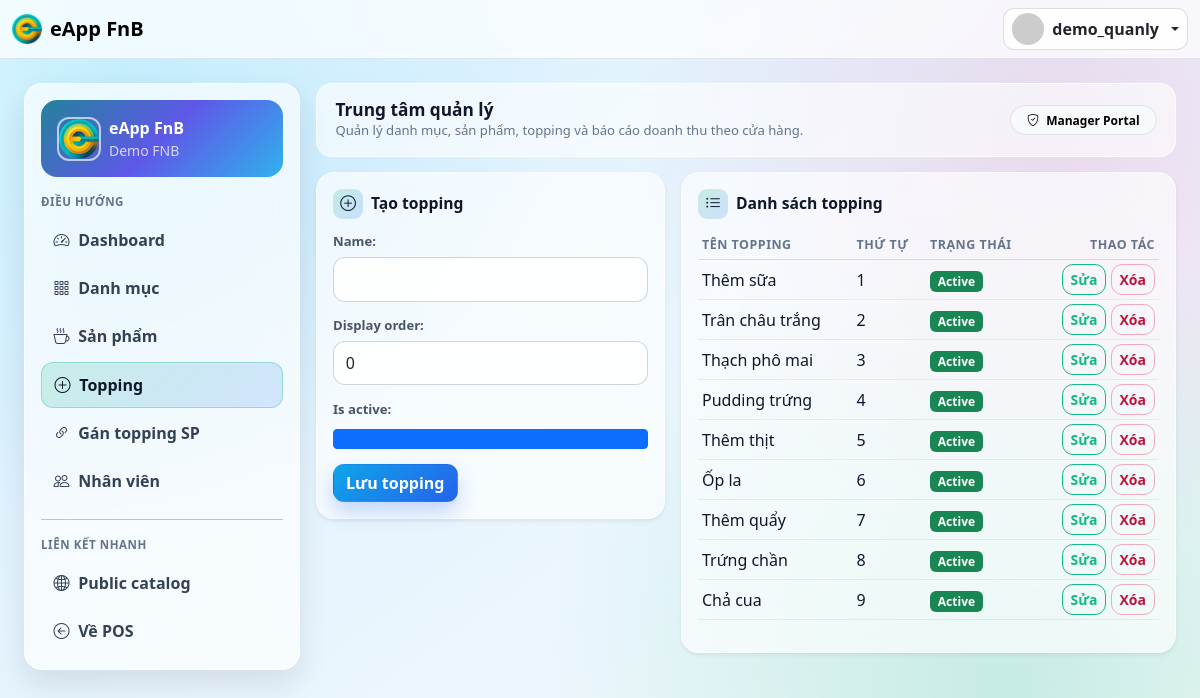
Screenshot of /quanly/toppings/ (signed in) with the database file from the repository.
### App_Accounts/models.py (models this page shows, shortened)
class User(AbstractUser):
    class Role(models.TextChoices):
        MANAGER = 'MANAGER', 'Manager'
        STAFF = 'STAFF', 'Staff'
    role = models.CharField(max_length=20, choices=Role.choices, default=Role.STAFF)
    tenant = models.ForeignKey(
        'App_Tenant.Tenant',
        on_delete=models.PROTECT,
        related_name='users',
        null=True,
        blank=True,
    )
    class Meta:
        constraints = [
            models.CheckConstraint(
                check=Q(role='STAFF') | Q(tenant__isnull=False),
                name='chk_manager_requires_tenant',
            ),
            models.UniqueConstraint(
                fields=['tenant'],
                condition=Q(role='MANAGER') & Q(tenant__isnull=False),
                name='uq_manager_per_tenant',
            ),
        ]
        indexes = [
            models.Index(fields=['tenant', 'role']),
        ]
    @property
    def is_manager(self):
        return self.role == self.Role.MANAGER

### App_Tenant/models.py (models this page shows, shortened)
class Tenant(TimeStampedModel):
    name = models.CharField(max_length=150)
    public_slug = models.SlugField(max_length=120, unique=True, validators=[validate_public_slug])
    is_active = models.BooleanField(default=True)
    class Meta:
        ordering = ['name']

### App_Catalog/models.py (models this page shows, shortened)
class Topping(TimeStampedModel):
    tenant = models.ForeignKey('App_Tenant.Tenant', on_delete=models.CASCADE, related_name='toppings')
    name = models.CharField(max_length=120)
    slug = models.SlugField(max_length=140)
    is_active = models.BooleanField(default=True)
    display_order = models.PositiveIntegerField(default=0)
    class Meta:
        constraints = [
            models.UniqueConstraint(fields=['tenant', 'slug'], name='uq_topping_tenant_slug'),
        ]
        ordering = ['display_order', 'name', 'id']

### App_Quanly/views.py (the view)
# urls.py: path('toppings/', views.topping_list_create, name='toppings'),
@manager_required
def topping_list_create(request):
    tenant = _tenant_or_404(request.user)
    toppings = Topping.objects.filter(tenant=tenant).order_by('display_order', 'name')
    form = ToppingForm(request.POST or None)
    if request.method == 'POST' and form.is_valid():
        topping = form.save(commit=False)
        topping.tenant = tenant
        topping.save()
        messages.success(request, 'Đã tạo topping.')
        return redirect('App_Quanly:toppings')
    return render(
        request,
        'App_Quanly/toppings.html',
        {
            'toppings': toppings,
            'form': form,
        },
    )

### templates/App_Quanly/toppings.html (shortened to what this page needs)
{% extends 'App_Quanly/_layout.html' %}
{% block quanly_content %}
<div class="row g-3">
    <div class="col-lg-5">
        <div class="card border-0 shadow-sm">
            <div class="card-body">
                <h2 class="admin-card-title">
                    <i class="bi bi-plus-circle"></i>
                    Tạo topping
                </h2>
                <form method="post">
                    {{ form.as_p }}
                    <button class="btn btn-primary" type="submit">Lưu topping</button>
                </form>
            </div>
        </div>
    </div>
    <div class="col-lg-7">
        <div class="card border-0 shadow-sm">
            <div class="card-body">
                <h2 class="admin-card-title">
                    <i class="bi bi-list-ul"></i>
                    Danh sách topping
                </h2>
                <div class="table-responsive">
                    <table class="table table-sm align-middle">
                        <thead>
                        <tr>
                            <th>Tên topping</th>
                            <th>Thứ tự</th>
                            <th>Trạng thái</th>
                            <th class="text-end">Thao tác</th>
                        </tr>
                        </thead>
                        <tbody>
                        {% for topping in toppings %}
                        <tr>
                            <td>{{ topping.name }}</td>
                            <td>{{ topping.display_order }}</td>
                            <td>
                                {% if topping.is_active %}
                                <span class="badge text-bg-success">Active</span>
                                {% else %}
                                <span class="badge text-bg-secondary">Inactive</span>
                                {% endif %}
                            </td>
                            <td class="text-end">
                                <a class="btn btn-sm btn-outline-primary" href="{% url 'App_Quanly:topping_edit' topping.id %}">Sửa</a>
                                <form method="post" action="{% url 'App_Quanly:topping_delete' topping.id %}" class="d-inline">
                                    <button class="btn btn-sm btn-outline-danger" onclick="return confirm('Xóa topping này?')">Xóa</button>
                                </form>
                            </td>
                        </tr>
                        {% empty %}
                        <tr>
                            <td colspan="4" class="text-muted">Chưa có topping.</td>
                        </tr>
                        {% endfor %}
                        </tbody>
                    </table>
                </div>
            </div>
        </div>
    </div>
</div>
{% endblock %}

### templates/App_Quanly/_layout.html (shortened to what this page needs)
{% extends 'App_Core/base.html' %}
{% load static %}
{% block body_class %}quanly-page{% endblock %}
{% block container_class %}container-fluid py-4 px-3 px-xl-4{% endblock %}
{% block content %}
<div class="row g-3 quanly-shell">
    <div class="col-12 col-lg-3">
        <div class="glass-panel p-3">
            <div class="card-body">
                <div class="admin-tenant-card mb-3">
                    <div class="d-flex align-items-center gap-2">
                        <img class="admin-tenant-logo" src="{% static 'images/logo/eapp.png' %}" alt="eApp FnB">
                        <div>
                            <div class="fw-bold">eApp FnB</div>
                            <div class="small opacity-75">{{ user.tenant.name|default:'Tenant' }}</div>
                        </div>
                    </div>
                </div>
                <div class="admin-section-title">Điều hướng</div>
                <div class="d-flex flex-column gap-1">
                    <a class="admin-nav-link {% if request.path == '/quanly/' %}active{% endif %}" href="{% url 'App_Quanly:dashboard' %}">
                        <i class="bi bi-speedometer2"></i> Dashboard
                    </a>
                    <a class="admin-nav-link {% if '/quanly/categories/' in request.path %}active{% endif %}" href="{% url 'App_Quanly:categories' %}">
                        <i class="bi bi-grid-3x3-gap"></i> Danh mục
                    </a>
                    <a class="admin-nav-link {% if '/quanly/products/' in request.path or '/quanly/units/' in request.path %}active{% endif %}" href="{% url 'App_Quanly:products' %}">
                        <i class="bi bi-cup-hot"></i> Sản phẩm
                    </a>
                    <a class="admin-nav-link {% if '/quanly/toppings/' in request.path and '/quanly/product-toppings/' not in request.path %}active{% endif %}" href="{% url 'App_Quanly:toppings' %}">
                        <i class="bi bi-plus-circle"></i> Topping
                    </a>
                    <a class="admin-nav-link {% if '/quanly/product-toppings/' in request.path %}active{% endif %}" href="{% url 'App_Quanly:product_toppings' %}">
                        <i class="bi bi-link-45deg"></i> Gán topping SP
                    </a>
                    <a class="admin-nav-link {% if '/quanly/staffs/' in request.path %}active{% endif %}" href="{% url 'App_Quanly:staffs' %}">
                        <i class="bi bi-people"></i> Nhân viên
                    </a>
                </div>
                <hr class="my-3">
                <div class="admin-section-title">Liên kết nhanh</div>
                <div class="d-flex flex-column gap-1">
                    {% if user.tenant %}
                    <a class="admin-nav-link" href="{% url 'App_Public:tenant_catalog' user.tenant.public_slug %}" target="_blank" rel="noopener">
                        <i class="bi bi-globe2"></i> Public catalog
                    </a>
                    {% endif %}
                    <a class="admin-nav-link" href="{% url 'App_Sales:pos' %}">
                        <i class="bi bi-arrow-left-circle"></i> Về POS
                    </a>
                </div>
            </div>
        </div>
    </div>
    <div class="col-12 col-lg-9">
        <div class="admin-hero">
            <div>
                <h1>Trung tâm quản lý</h1>
                <div class="sub">Quản lý danh mục, sản phẩm, topping và báo cáo doanh thu theo cửa hàng.</div>
            </div>
            <span class="badge rounded-pill text-bg-light border px-3 py-2">
                <i class="bi bi-shield-check me-1"></i> Manager Portal
            </span>
        </div>
        {% block quanly_content %}{% endblock %}
    </div>
</div>
{% endblock %}

### templates/App_Core/base.html (shortened to what this page needs)
{% load static %}
<!DOCTYPE html>
<html lang="vi">
<head>
    <link href="https://cdn.jsdelivr.net/npm/bootstrap@5.3.2/dist/css/bootstrap.min.css" rel="stylesheet">
    <link rel="stylesheet" href="https://cdn.jsdelivr.net/npm/bootstrap-icons@1.11.1/font/bootstrap-icons.css">
</head>
<body class="bg-light {% block body_class %}{% endblock %}">
<nav class="navbar navbar-expand-lg bg-white border-bottom sticky-top">
    <div class="container-fluid">
        <a class="navbar-brand fw-bold d-flex align-items-center gap-2" href="{% if user.is_authenticated %}{% url 'App_Sales:pos' %}{% else %}{% url 'App_Accounts:login' %}{% endif %}">
            <img src="{% static 'images/logo/eapp.png' %}" alt="eApp FnB" style="height: 30px; width: 30px; object-fit: cover; border-radius: 6px;">
            <span>eApp FnB</span>
        </a>
        <div class="ms-auto d-flex align-items-center gap-2">
            <div class="dropdown">
                <button class="btn account-trigger dropdown-toggle d-flex align-items-center gap-2 px-2 py-1" type="button" data-bs-toggle="dropdown" aria-expanded="false">
                    {% if user.is_authenticated %}
                    <img src="https://ui-avatars.com/api/?name={{ user.username }}&background=0D8ABC&color=fff" class="rounded-circle" width="32" height="32" alt="Avatar">
                    <span class="fw-bold d-none d-lg-inline">{{ user.username }}</span>
                    {% else %}
                    <img src="https://ui-avatars.com/api/?name=Public&background=64748B&color=fff" class="rounded-circle" width="32" height="32" alt="Public">
                    <span class="fw-bold d-none d-lg-inline">Public</span>
                    {% endif %}
                </button>
            </div>
        </div>
    </div>
</nav>
<div class="{% block container_class %}container-fluid py-3{% endblock %}">
    {% block content %}{% endblock %}
</div>
<div id="toastContainer" class="toast-container position-fixed top-0 end-0 p-3" style="z-index:1081;"></div>
</body>
</html>

### rows the page displays
User: username "demo_quanly", tenant.name "Demo FNB"
Topping: name "Thêm sữa", display_order "1", is_active "Active"
Topping: name "Trân châu trắng", display_order "2", is_active "Active"
Topping: name "Thạch phô mai", display_order "3", is_active "Active"
Topping: name "Pudding trứng", display_order "4", is_active "Active"
Topping: name "Thêm thịt", display_order "5", is_active "Active"
Topping: name "Ốp la", display_order "6", is_active "Active"
Topping: name "Thêm quẩy", display_order "7", is_active "Active"
Topping: name "Trứng chần", display_order "8", is_active "Active"
Topping: name "Chả cua", display_order "9", is_active "Active"
